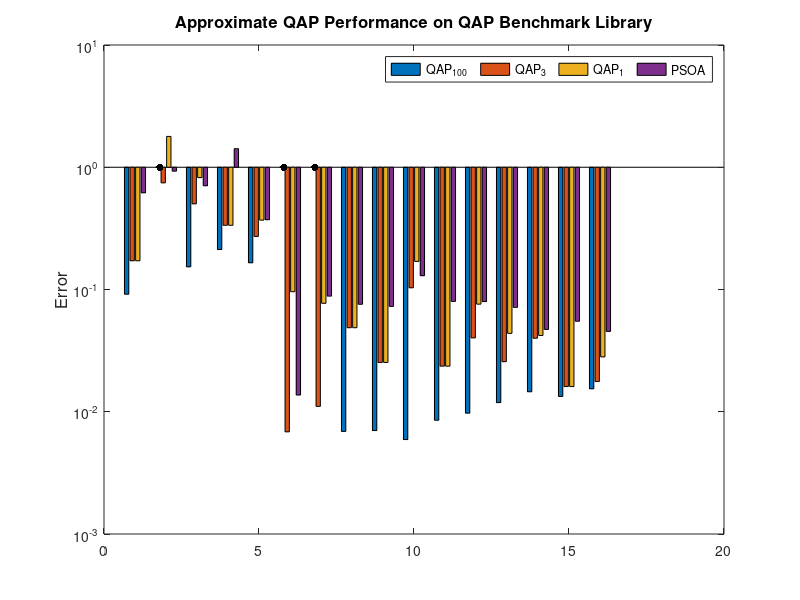

The MATLAB script that drew this image: (Note: this script raises an error after producing the figure.)
results=[...
%   min      qap100   qap3     qap2     qap1     psoa
    11156    12176    13072    13072    13072    18048
    9896     9896    17272    17272    27584    19086
    9504    10960    14274    14274    17324    16206
    2298     2786     3068     3068     3068     5560
    6194     7218     7876     7876     8482     8500
    292      292      294      294      320      296
    235528   235528   238134   253684   253684   256320
    354210   356654   371458   371458   371458   381016
    725522   730614   743884   743884   743884   778284
    135028   135828   148970   157954   157954   152534
    388214   391522   397376   397376   397376   419224
    491812   496598   511574   511574   529134   530978
    703482   711840   721540   721540   734276   753712
    1818146  1844636  1890738  1894640  1894640  1903872
    2422002  2454292  2460940  2460940  2460940  2555110
    3139370  3187738  3194826  3194826  3227612  3281830];


rel_results=results./repmat(results(:,1),1,6);

err=rel_results(:,[2 3 5 6])-1;

ix=find(err==0);

%%
clc
figure(1), clf,
fs=12;
bar(err)
colormap('gray')
set(gca,'YScale','log')
hold on
plot(ix-.2,[1 1 1],'.','MarkerSize',16,'MarkerFaceColor','k','MarkerEdgeColor','k')

ylabel('Error','FontSize',fs)
title('Approximate QAP Performance on QAP Benchmark Library','fontsize',fs)
legend('QAP_1_0_0','QAP_3','QAP_1','PSOA','Location','best')
legend1 = legend(gca,'show');
set(legend1,'Orientation','horizontal','Location','NorthEast','LineWidth',0,...
    'FontName','Courier','FontSize',8);

set(gca,'FontSize',fs)
% axis([0 17 10 -100])

set(gca,'XTick',1:16,'XTickLabel',[...
    {'chr12c'}; ...
    {'chr15a'}; ...
    {'chr15c'}; ...
    {'chr20b'}; ...
    {'chr22b'}; ...
    {'esc16b'}; ...
    {'rou12'}; ...
    {'rou15'}; ...
    {'rou20'}; ...
    {'tai10a'}; ...
    {'tai15a'}; ...
    {'tai17a'}; ...
    {'tai20a'}; ...
    {'tai30a'}; ...
    {'tai35a'}; ...
    {'tai40a'};],...
    'FontSize',fs);

xticklabel_rotate;
set(gca,'YLim',[0.004 3])

wh=[6 3]*1.2;
figname='../../figs/benchmarks';
set(gcf,'PaperSize',wh,'PaperPosition',[0 0 wh],'Color','w');
print('-dpdf',figname)
print('-dpng',figname)



